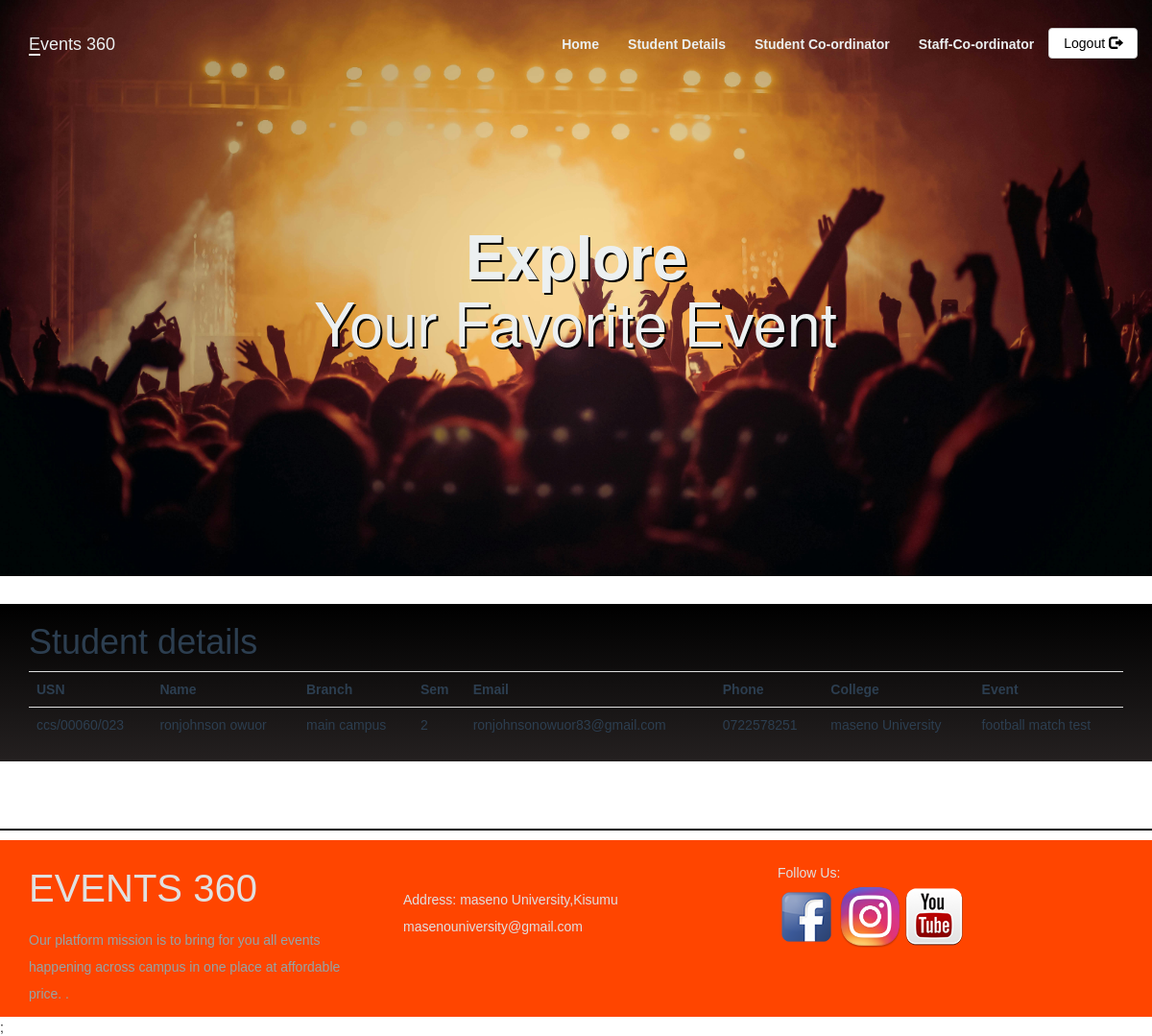
Page /Stu_details.php on the committed database.
### tables this page shows
CREATE TABLE `events` (
  `event_id` int NOT NULL,
  `event_title` varchar(50) NOT NULL,
  `event_price` int DEFAULT NULL,
  `participents` int DEFAULT '0',
  `img_link` text,
  `type_id` int DEFAULT NULL,
  PRIMARY KEY (`event_id`)
);

CREATE TABLE `participent` (
  `usn` varchar(20) NOT NULL,
  `name` varchar(100) NOT NULL,
  `branch` varchar(11) NOT NULL,
  `sem` int NOT NULL,
  `email` varchar(300) NOT NULL,
  `phone` varchar(12) NOT NULL,
  `college` varchar(20) NOT NULL,
  PRIMARY KEY (`usn`)
);

### Stu_details.php (the view, shortened to what this page needs)
<?php
include_once 'classes/db1.php';
$result = mysqli_query($conn,"SELECT * FROM events,registered r ,participent p WHERE events.event_id=r.event_id and r.usn = p.usn order by event_title");
?>
<!DOCTYPE html>
<html>
<head>
        <?php require 'utils/styles.php'; ?>
    </head>
<body><?php include 'utils/adminHeader.php'?>
<div class = "content">
<div class = "container">
<h1>Student details</h1>
<?php
if (mysqli_num_rows($result) > 0) {
?>
 <table class="table table-hover" >
  <tr>
  <th>USN</th>
    <th>Name</th>
    <th>Branch</th>
    <th>Sem</th>
    <th>Email</th>
    <th>Phone</th>
    <th>College</th>
    <th>Event</th>
  </tr>
<?php
while($row = mysqli_fetch_array($result)) {
?>
<tr>
<td><?php echo $row["usn"]; ?></td>
    <td><?php echo $row["name"]; ?></td>
    <td><?php echo $row["branch"]; ?></td>
    <td><?php echo $row["sem"]; ?></td>
    <td><?php echo $row["email"]; ?></td>
    <td><?php echo $row["phone"]; ?></td>
    <td><?php echo $row["college"]; ?></td>
    <td><?php echo $row["event_title"]; ?></td>
</tr>
<?php
}
?>
</table>
 <?php
}
else{
    echo "No result found";
}
?>
</div>
</div>
<?php include 'utils/footer.php'?>;
 </body>
</html>

### css/style.css (style rules this page uses)
body { overflow-x: hidden; }
.content { font-family: Arial, Helvetica, sans-serif; color: #2C3E50; background-image: linear-gradient(black,rgb(36, 32, 32)); height: auto; }

### rows in the picture
events: participent.usn "ccs/00060/023", participent.name "ronjohnson owuor", participent.branch "main campus", participent.sem "2", participent.email "ronjohnsonowuor83@gmail.com", participent.phone "0722578251", participent.college "maseno University", event_title "football match test"
